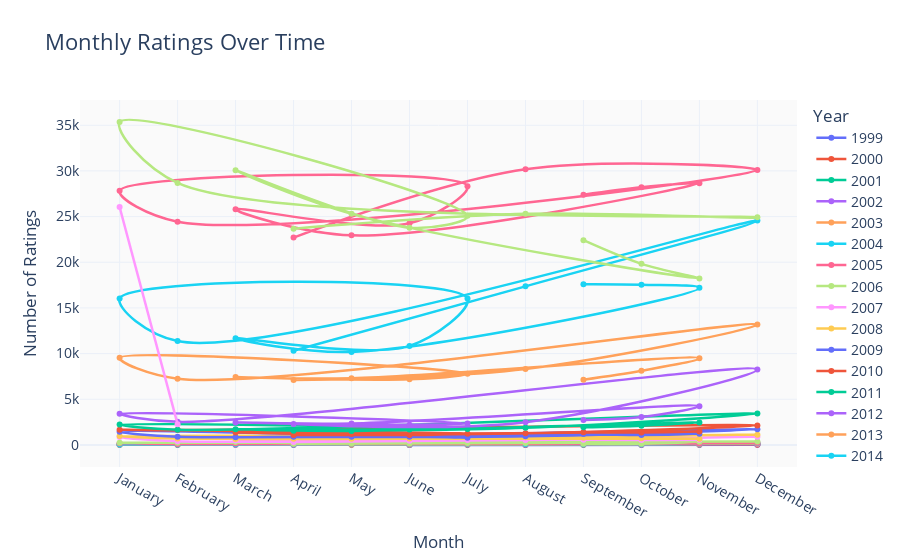

Here is the notebook cell this chart was saved with:
### Code cell
# Group data
monthly = df.groupby(['year', 'month']).size().reset_index(name='count')

# Define proper month order
month_order = ["January", "February", "March", "April", "May", "June",
               "July", "August", "September", "October", "November", "December"]

# Plot with increased height
fig = px.line(
    monthly,
    x='month',
    y='count',
    color='year',
    title='Monthly Ratings Over Time',
    category_orders={'month': month_order},
    markers=True,
    line_shape='spline'
)

fig.update_layout(
    height=700,  # 📏 Increased figure height here
    title_font_size=22,
    xaxis_title="Month",
    yaxis_title="Number of Ratings",
    legend_title="Year",
    font=dict(size=14),
    template="plotly_white",
    plot_bgcolor="#fafafa",
    paper_bgcolor="#fff",
    hovermode="x unified"
)

fig.update_traces(
    marker=dict(size=6),
    line=dict(width=2.5)
)

fig.show()

### Figure 1 — Plotly figure (JSON) as saved in the notebook; plotly's stock layout.template omitted (floating-point values rounded to 4 significant figures)
{"data": [{"hovertemplate": "year=1999<br>month=%{x}<br>count=%{y}<extra></extra>", "legendgroup": "1999", "line": {"color": "#636efa", "dash": "solid", "shape": "spline", "width": 2.5}, "marker": {"size": 6, "symbol": "circle"}, "mode": "lines+markers", "name": "1999", "orientation": "v", "showlegend": true, "type": "scatter", "x": ["August", "December", "July", "June", "November", "October"], "xaxis": "x", "y": [2, 19, 6, 3, 10, 7], "yaxis": "y"}, {"hovertemplate": "year=2000<br>month=%{x}<br>count=%{y}<extra></extra>", "legendgroup": "2000", "line": {"color": "#EF553B", "dash": "solid", "shape": "spline", "width": 2.5}, "marker": {"size": 6, "symbol": "circle"}, "mode": "lines+markers", "name": "2000", "orientation": "v", "showlegend": true, "type": "scatter", "x": ["April", "August", "December", "February", "January", "July", "June", "March", "May", "November", "October", "September"], "xaxis": "x", "y": [14, 10, 27, 9, 14, 14, 24, 12, 22, 20, 16, 5], "yaxis": "y"}, {"hovertemplate": "year=2001<br>month=%{x}<br>count=%{y}<extra></extra>", "legendgroup": "2001", "line": {"color": "#00cc96", "dash": "solid", "shape": "spline", "width": 2.5}, "marker": {"size": 6, "symbol": "circle"}, "mode": "lines+markers", "name": "2001", "orientation": "v", "showlegend": true, "type": "scatter", "x": ["April", "August", "December", "February", "January", "July", "June", "March", "May", "November", "October", "September"], "xaxis": "x", "y": [20, 40, 88, 13, 24, 33, 30, 38, 35, 37, 20, 25], "yaxis": "y"}, {"hovertemplate": "year=2002<br>month=%{x}<br>count=%{y}<extra></extra>", "legendgroup": "2002", "line": {"color": "#ab63fa", "dash": "solid", "shape": "spline", "width": 2.5}, "marker": {"size": 6, "symbol": "circle"}, "mode": "lines+markers", "name": "2002", "orientation": "v", "showlegend": true, "type": "scatter", "x": ["April", "August", "December", "February", "January", "July", "June", "March", "May", "November", "October", "September"], "xaxis": "x", "y": [31, 35, 76, 43, 56, 36, 31, 27, 36, 43, 32, 35], "yaxis": "y"}, {"hovertemplate": "year=2003<br>month=%{x}<br>count=%{y}<extra></extra>", "legendgroup": "2003", "line": {"color": "#FFA15A", "dash": "solid", "shape": "spline", "width": 2.5}, "marker": {"size": 6, "symbol": "circle"}, "mode": "lines+markers", "name": "2003", "orientation": "v", "showlegend": true, "type": "scatter", "x": ["April", "August", "December", "February", "January", "July", "June", "March", "May", "November", "October", "September"], "xaxis": "x", "y": [60, 72, 132, 73, 70, 68, 50, 62, 56, 61, 67, 62], "yaxis": "y"}, {"hovertemplate": "year=2004<br>month=%{x}<br>count=%{y}<extra></extra>", "legendgroup": "2004", "line": {"color": "#19d3f3", "dash": "solid", "shape": "spline", "width": 2.5}, "marker": {"size": 6, "symbol": "circle"}, "mode": "lines+markers", "name": "2004", "orientation": "v", "showlegend": true, "type": "scatter", "x": ["April", "August", "December", "February", "January", "July", "June", "March", "May", "November", "October", "September"], "xaxis": "x", "y": [78, 102, 216, 85, 86, 118, 90, 79, 96, 116, 98, 111], "yaxis": "y"}, {"hovertemplate": "year=2005<br>month=%{x}<br>count=%{y}<extra></extra>", "legendgroup": "2005", "line": {"color": "#FF6692", "dash": "solid", "shape": "spline", "width": 2.5}, "marker": {"size": 6, "symbol": "circle"}, "mode": "lines+markers", "name": "2005", "orientation": "v", "showlegend": true, "type": "scatter", "x": ["April", "August", "December", "February", "January", "July", "June", "March", "May", "November", "October", "September"], "xaxis": "x", "y": [135, 274, 251, 108, 183, 182, 140, 152, 133, 145, 212, 255], "yaxis": "y"}, {"hovertemplate": "year=2006<br>month=%{x}<br>count=%{y}<extra></extra>", "legendgroup": "2006", "line": {"color": "#B6E880", "dash": "solid", "shape": "spline", "width": 2.5}, "marker": {"size": 6, "symbol": "circle"}, "mode": "lines+markers", "name": "2006", "orientation": "v", "showlegend": true, "type": "scatter", "x": ["April", "August", "December", "February", "January", "July", "June", "March", "May", "November", "October", "September"], "xaxis": "x", "y": [138, 202, 365, 244, 231, 223, 155, 308, 148, 344, 129, 127], "yaxis": "y"}, {"hovertemplate": "year=2007<br>month=%{x}<br>count=%{y}<extra></extra>", "legendgroup": "2007", "line": {"color": "#FF97FF", "dash": "solid", "shape": "spline", "width": 2.5}, "marker": {"size": 6, "symbol": "circle"}, "mode": "lines+markers", "name": "2007", "orientation": "v", "showlegend": true, "type": "scatter", "x": ["April", "August", "December", "February", "January", "July", "June", "March", "May", "November", "October", "September"], "xaxis": "x", "y": [323, 530, 895, 406, 867, 548, 463, 486, 611, 578, 535, 556], "yaxis": "y"}, {"hovertemplate": "year=2008<br>month=%{x}<br>count=%{y}<extra></extra>", "legendgroup": "2008", "line": {"color": "#FECB52", "dash": "solid", "shape": "spline", "width": 2.5}, "marker": {"size": 6, "symbol": "circle"}, "mode": "lines+markers", "name": "2008", "orientation": "v", "showlegend": true, "type": "scatter", "x": ["April", "August", "December", "February", "January", "July", "June", "March", "May", "November", "October", "September"], "xaxis": "x", "y": [674, 853, 1120, 706, 975, 843, 713, 651, 674, 687, 739, 793], "yaxis": "y"}, {"hovertemplate": "year=2009<br>month=%{x}<br>count=%{y}<extra></extra>", "legendgroup": "2009", "line": {"color": "#636efa", "dash": "solid", "shape": "spline", "width": 2.5}, "marker": {"size": 6, "symbol": "circle"}, "mode": "lines+markers", "name": "2009", "orientation": "v", "showlegend": true, "type": "scatter", "x": ["April", "August", "December", "February", "January", "July", "June", "March", "May", "November", "October", "September"], "xaxis": "x", "y": [899, 945, 1703, 902, 1432, 790, 901, 829, 895, 1221, 1090, 1197], "yaxis": "y"}, {"hovertemplate": "year=2010<br>month=%{x}<br>count=%{y}<extra></extra>", "legendgroup": "2010", "line": {"color": "#EF553B", "dash": "solid", "shape": "spline", "width": 2.5}, "marker": {"size": 6, "symbol": "circle"}, "mode": "lines+markers", "name": "2010", "orientation": "v", "showlegend": true, "type": "scatter", "x": ["April", "August", "December", "February", "January", "July", "June", "March", "May", "November", "October", "September"], "xaxis": "x", "y": [1095, 1269, 2132, 1620, 1658, 1234, 1094, 1373, 1203, 1456, 1372, 1382], "yaxis": "y"}, {"hovertemplate": "year=2011<br>month=%{x}<br>count=%{y}<extra></extra>", "legendgroup": "2011", "line": {"color": "#00cc96", "dash": "solid", "shape": "spline", "width": 2.5}, "marker": {"size": 6, "symbol": "circle"}, "mode": "lines+markers", "name": "2011", "orientation": "v", "showlegend": true, "type": "scatter", "x": ["April", "August", "December", "February", "January", "July", "June", "March", "May", "November", "October", "September"], "xaxis": "x", "y": [1562, 1866, 3432, 1668, 2223, 1753, 1678, 1704, 1526, 2442, 2109, 1931], "yaxis": "y"}, {"hovertemplate": "year=2012<br>month=%{x}<br>count=%{y}<extra></extra>", "legendgroup": "2012", "line": {"color": "#ab63fa", "dash": "solid", "shape": "spline", "width": 2.5}, "marker": {"size": 6, "symbol": "circle"}, "mode": "lines+markers", "name": "2012", "orientation": "v", "showlegend": true, "type": "scatter", "x": ["April", "August", "December", "February", "January", "July", "June", "March", "May", "November", "October", "September"], "xaxis": "x", "y": [2294, 2494, 8254, 2524, 3420, 2357, 2198, 2465, 2355, 4238, 3051, 2739], "yaxis": "y"}, {"hovertemplate": "year=2013<br>month=%{x}<br>count=%{y}<extra></extra>", "legendgroup": "2013", "line": {"color": "#FFA15A", "dash": "solid", "shape": "spline", "width": 2.5}, "marker": {"size": 6, "symbol": "circle"}, "mode": "lines+markers", "name": "2013", "orientation": "v", "showlegend": true, "type": "scatter", "x": ["April", "August", "December", "February", "January", "July", "June", "March", "May", "November", "October", "September"], "xaxis": "x", "y": [7097, 8316, 13178, 7250, 9530, 7797, 7196, 7429, 7310, 9482, 8125, 7145], "yaxis": "y"}, {"hovertemplate": "year=2014<br>month=%{x}<br>count=%{y}<extra></extra>", "legendgroup": "2014", "line": {"color": "#19d3f3", "dash": "solid", "shape": "spline", "width": 2.5}, "marker": {"size": 6, "symbol": "circle"}, "mode": "lines+markers", "name": "2014", "orientation": "v", "showlegend": true, "type": "scatter", "x": ["April", "August", "December", "February", "January", "July", "June", "March", "May", "November", "October", "September"], "xaxis": "x", "y": [10311, 17363, 24560, 11368, 16018, 16022, 10843, 11685, 10184, 17201, 17533, 17588], "yaxis": "y"}, {"hovertemplate": "year=2015<br>month=%{x}<br>count=%{y}<extra></extra>", "legendgroup": "2015", "line": {"color": "#FF6692", "dash": "solid", "shape": "spline", "width": 2.5}, "marker": {"size": 6, "symbol": "circle"}, "mode": "lines+markers", "name": "2015", "orientation": "v", "showlegend": true, "type": "scatter", "x": ["April", "August", "December", "February", "January", "July", "June", "March", "May", "November", "October", "September"], "xaxis": "x", "y": [22703, 30177, 30106, 24441, 27835, 28331, 24269, 25815, 22949, 28655, 28209, 27397], "yaxis": "y"}, {"hovertemplate": "year=2016<br>month=%{x}<br>count=%{y}<extra></extra>", "legendgroup": "2016", "line": {"color": "#B6E880", "dash": "solid", "shape": "spline", "width": 2.5}, "marker": {"size": 6, "symbol": "circle"}, "mode": "lines+markers", "name": "2016", "orientation": "v", "showlegend": true, "type": "scatter", "x": ["April", "August", "December", "February", "January", "July", "June", "March", "May", "November", "October", "September"], "xaxis": "x", "y": [23674, 25312, 24915, 28687, 35343, 25078, 23787, 30070, 25299, 18221, 19822, 22411], "yaxis": "y"}, {"hovertemplate": "year=2017<br>month=%{x}<br>count=%{y}<extra></extra>", "legendgroup": "2017", "line": {"color": "#FF97FF", "dash": "solid", "shape": "spline", "width": 2.5}, "marker": {"size": 6, "symbol": "circle"}, "mode": "lines+markers", "name": "2017", "orientation": "v", "showlegend": true, "type": "scatter", "x": ["February", "January"], "xaxis": "x", "y": [2274, 26053], "yaxis": "y"}], "layout": {"autosize": true, "font": {"size": 14}, "hovermode": "x unified", "legend": {"title": {"text": "Year"}, "tracegroupgap": 0}, "paper_bgcolor": "#fff", "plot_bgcolor": "#fafafa", "title": {"font": {"size": 22}, "text": "Monthly Ratings Over Time"}, "xaxis": {"anchor": "y", "autorange": true, "categoryarray": ["January", "February", "March", "April", "May", "June", "July", "August", "September", "October", "November", "December"], "categoryorder": "array", "domain": [0, 1], "range": [-0.6675, 11.67], "title": {"text": "Month"}, "type": "category"}, "yaxis": {"anchor": "x", "autorange": true, "domain": [0, 1], "range": [-3006.0, 38350.0], "title": {"text": "Number of Ratings"}, "type": "linear"}}}
